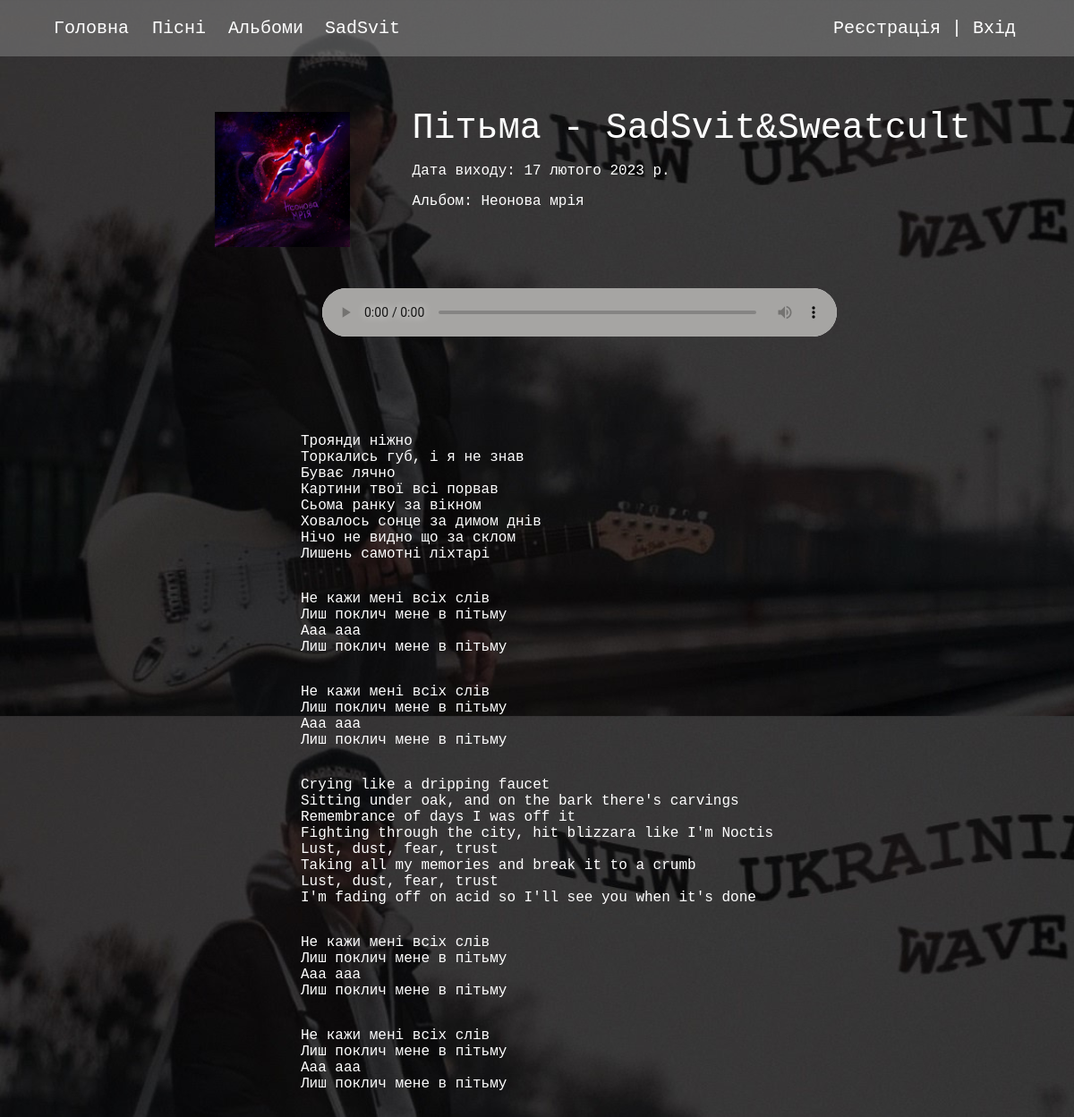
Screenshot of /pitma/sdescription with the database file from the repository.
### songs_of_SS/models.py (models this page shows)
class Song(models.Model):
    title = models.CharField(max_length=100)
    slug = models.SlugField(max_length=100, unique=True, db_index=True)
    artist = models.CharField(max_length=100)
    mp3_file = models.FileField(upload_to='mp3_files')
    text = models.TextField(blank=True)
    release_date = models.DateField()
    album = models.ForeignKey('Album', on_delete=models.SET_NULL, null=True)
    photo = models.ImageField(upload_to = 'static/songs_of_SS/media', null=True)
    def __str__(self):
        return self.title

class Album(models.Model):
    name = models.CharField(max_length=100, db_index=True)
    slug = models.SlugField(max_length=100, unique=True, db_index=True)
    release_date = models.DateField()
    number_of_songs = models.IntegerField()
    photo = models.ImageField(upload_to = 'static/songs_of_SS/media', null=True)
    slug = models.SlugField(max_length=100, unique=True, db_index=True)
    def __str__(self):
        return self.name

### songs_of_SS/views.py (the view)
# urls.py: path('<slug:slug>/sdescription', views.SongDescription.as_view(), name='song_description'),
class SongDescription(DataMixin, DetailView):
    model = Song
    template_name = 'songs_of_SS/song_description.html'
    context_object_name = 'song'
    def get_context_data(self, *, object_list = None, **kwargs):
        context = super().get_context_data(**kwargs)
        context_def = self.get_user_context(title = context['song'])
        return dict(list(context.items())+list(context_def.items()))

### songs_of_SS/utils.py (called while the page is built)
    def get_user_context(self, **kwargs):
        context = kwargs
        context['header_links'] = header_links
        return context

### songs_of_SS/templates/songs_of_SS/song_description.html (shortened to what this page needs)
{% extends 'songs_of_SS/base.html' %}
{% block content %}
    <img class="image-song" src="{{ song.photo.url }}">
<div class="name-release-album">
    <p class="name-song-description">{{ song.title }} - {{ song.artist }}</p>
    <p class="release-song-description">Дата виходу: {{ song.release_date }}</p>
    {% if song.album.number_of_songs != 1 %}
        <p class="album-song-description">Альбом: {{ song.album }}</p>
    {% endif %}
</div>
    <audio controls class="audio-song-description">
        <source src="{{ song.mp3_file.url }}" type="audio/mp3">
    </audio>
    <div class="text-song-description">
    <p>{{ song.text|linebreaks }}</p>
    </div>
{% endblock %}

### songs_of_SS/static/songs_of_SS/css/style.css (style rules this page uses)
body { margin: 0; padding: 0; background-image: url('../media/maxresdefault.jpg'); background-size:cover; height: 100vh; font-family: 'Courier New', Courier, monospace; }
audio { top: 22px; position: relative; }
.image-song { height: 151px; position: relative; left: 20%; top: 125px; }
.name-song-description { font-size: 40px; margin: 0; }
.audio-song-description { top: 150px; width: 575px; left: 30%; display: flex; }
.name-release-album { color: white; display: inline-block; position: relative; top: 78px; left: 25%; }
.text-song-description { top: 210px; position: relative; color: white; display: grid; justify-content: center }

### rows the page displays
Song: photo (picture), title "Пітьма", artist "SadSvit&Sweatcult", release_date "17 лютого 2023 р.", album "Неонова мрія", text "Троянди ніжно Торкались губ, і я не знав Буває лячно Картини твої всі порвав Сьома ранку за вікном Ховалось сонце за димом днів Нічо не видно що за склом Лишень самотні ліхтарі Не кажи мені всіх слів Лиш поклич мене в пітьму Ааа ааа Лиш поклич мене в пітьму Не кажи мені всіх слів Лиш поклич мене в пітьму Ааа ааа Лиш поклич мене в пітьму Crying like a dripping faucet Sitting under oak, and on the bark there's carvings Remembrance of days I was off it Fighting through the city, hit blizzara like I'm Noctis Lust, dust, fear, trust Taking all my memories and break it to a crumb Lust, dust, fear, trust I'm fading off on acid so I'll see you when it's done Не кажи мені всіх слів Лиш поклич мене в…"

### other values shown
{{ l.title }} "Головна" "Пісні" "Альбоми" "SadSvit"
